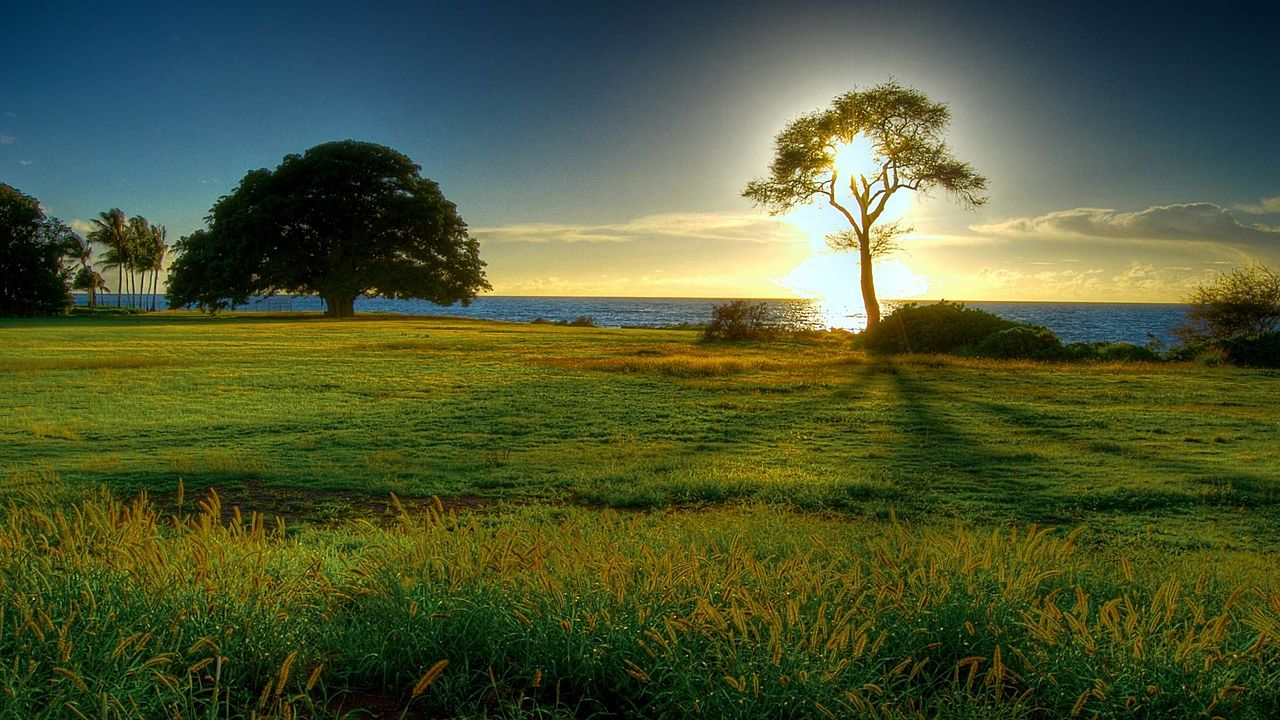
#> input picture images/nature.jpg, 1280 x 720 px
$ python 33_statistics_GLCM.py   (older library calls are emulated)
#> lines starting #> are read from the running program, lines starting #| are printed output that depends on the picture; long printed decimals are rounded
"""
GLCM is used to calculate below discussed statistics

CONTRAST:       Measures the local variations in the GLCM
CORRELATION:    Measure the joint probability occurence of the specified pixel pairs
ENERGY:         Provides the sum of squared elements in the GLCM. Also, known as uniformity or the sngularr second momment.
#HOMOGENITY:    Measures the closeness of the distribution of elements in the GLCM to the GLCM diagonal


"""

import cv2
import skimage.feature as sk
import numpy as np

#to suppress warning messages:
import warnings
warnings.filterwarnings("ignore", category=DeprecationWarning)

#read an image from the disk and convert it into grayscale
image = cv2.imread("images/nature.jpg")
#> image is the input picture: shape (720, 1280, 3); mean B, G, R 53.1, 88, 77.7
image = cv2.cvtColor(image, cv2.COLOR_BGR2GRAY)
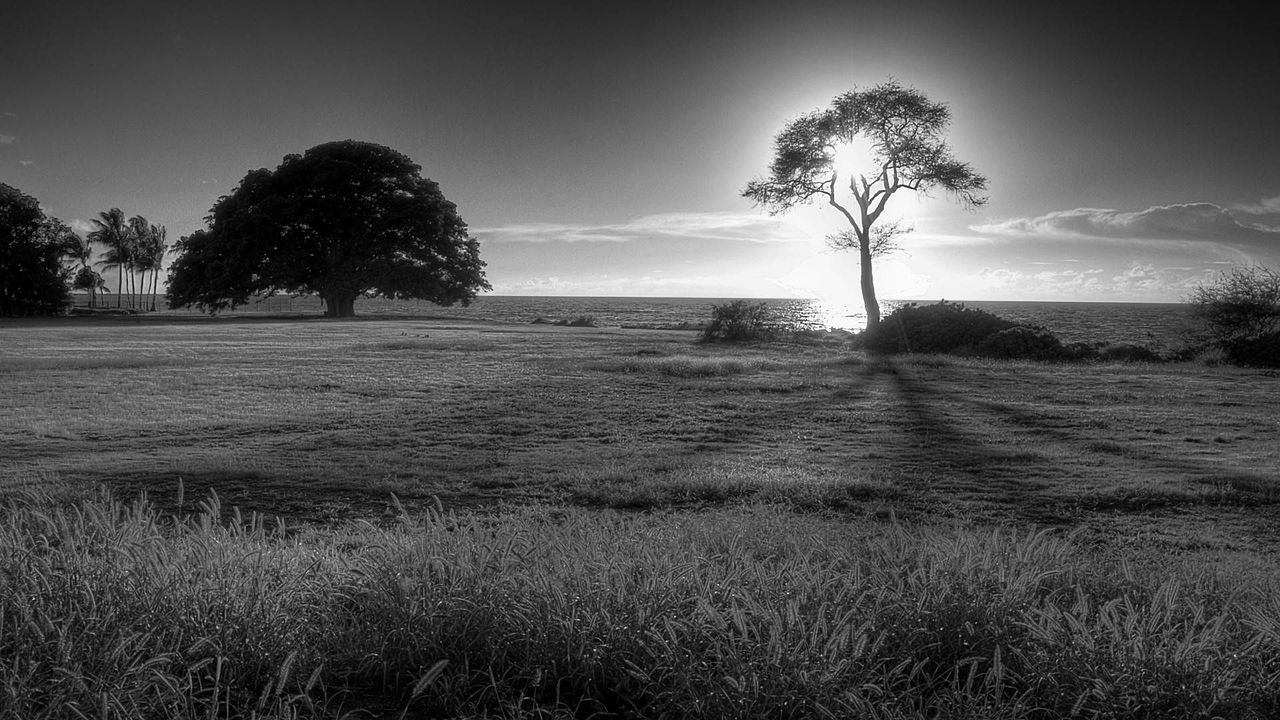
#> image: shape (720, 1280); min 0, max 255, mean 80.9

#calculate GLCM of the grayscale image
glcm = sk.greycomatrix(image,[2],[0,np.pi/2])

#calculate Contrast
contrast = sk.greycoprops(glcm)
#> contrast = [[429.2, 511.4]]
print("Contrast: ",contrast)
#| Contrast:  [[429.194 511.447]]

#calculate 'dissimilarity'
dissimmilarity = sk.greycoprops(glcm,prop='dissimilarity')
#> dissimmilarity = [[12.17, 14.11]]
print("Dissimilarity: ",dissimmilarity)
#| Dissimilarity:  [[12.166 14.111]]

#calculate 'homogenity'
homogenity = sk.greycoprops(glcm, prop='homogeneity')
#> homogenity = [[0.23, 0.181]]
print("Homogeneity", homogenity)
#| Homogeneity [[0.2302 0.1814]]

#calculate 'ASM'
asm = sk.greycoprops(glcm, prop='ASM')
#> asm = [[0.00027, 0.000235]]
print("ASM: ",asm)
#| ASM:  [[0.0002705 0.0002349]]

#calculate 'energy'
energy = sk.greycoprops(glcm, prop='energy')
#> energy = [[0.0164, 0.0153]]
print("Energy: ", energy)
#| Energy:  [[0.01645 0.01533]]

#calculate 'correlation'
correlation = sk.greycoprops(glcm, prop='correlation')
#> correlation = [[0.92, 0.905]]
print("Correlation: ",correlation)
#| Correlation:  [[0.92 0.9046]]

$ run again, with images/cat1.jpg copied over images/nature.jpg
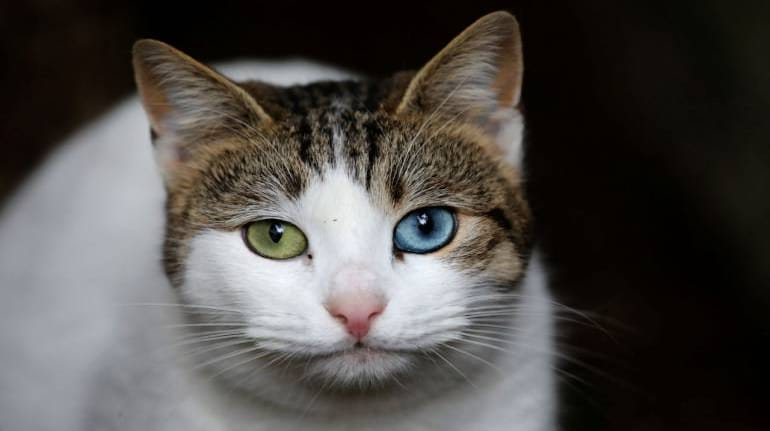
#> input picture images/cat1.jpg, 770 x 431 px
#> image is the input picture: shape (431, 770, 3); mean B, G, R 72.4, 75.2, 78.6
#> `image = cv2.cvtColor(image, cv2.COLOR_BGR2GRAY)`:
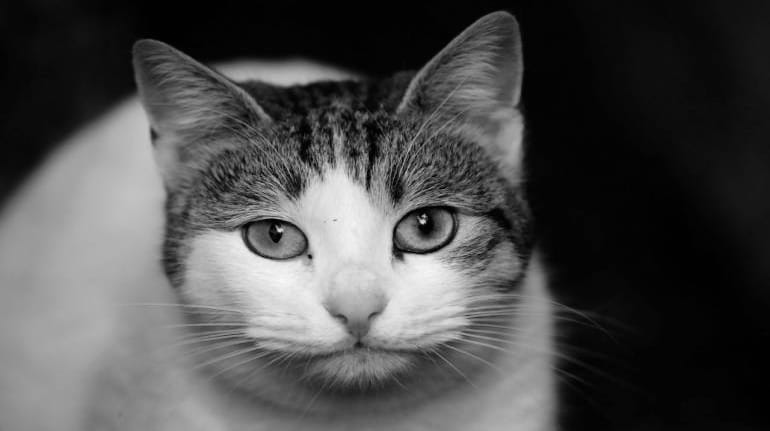
#> image: shape (431, 770); min 0, max 249, mean 75.9
#> contrast = [[122.7, 152.1]]
#| Contrast:  [[122.684 152.125]]
#> dissimmilarity = [[4.65, 5.48]]
#| Dissimilarity:  [[4.653 5.478]]
#> homogenity = [[0.511, 0.509]]
#| Homogeneity [[0.5114 0.5094]]
#> asm = [[0.0118, 0.0118]]
#| ASM:  [[0.01182 0.01176]]
#> energy = [[0.109, 0.108]]
#| Energy:  [[0.1087 0.1085]]
#> correlation = [[0.988, 0.985]]
#| Correlation:  [[0.9878 0.9849 ]]
